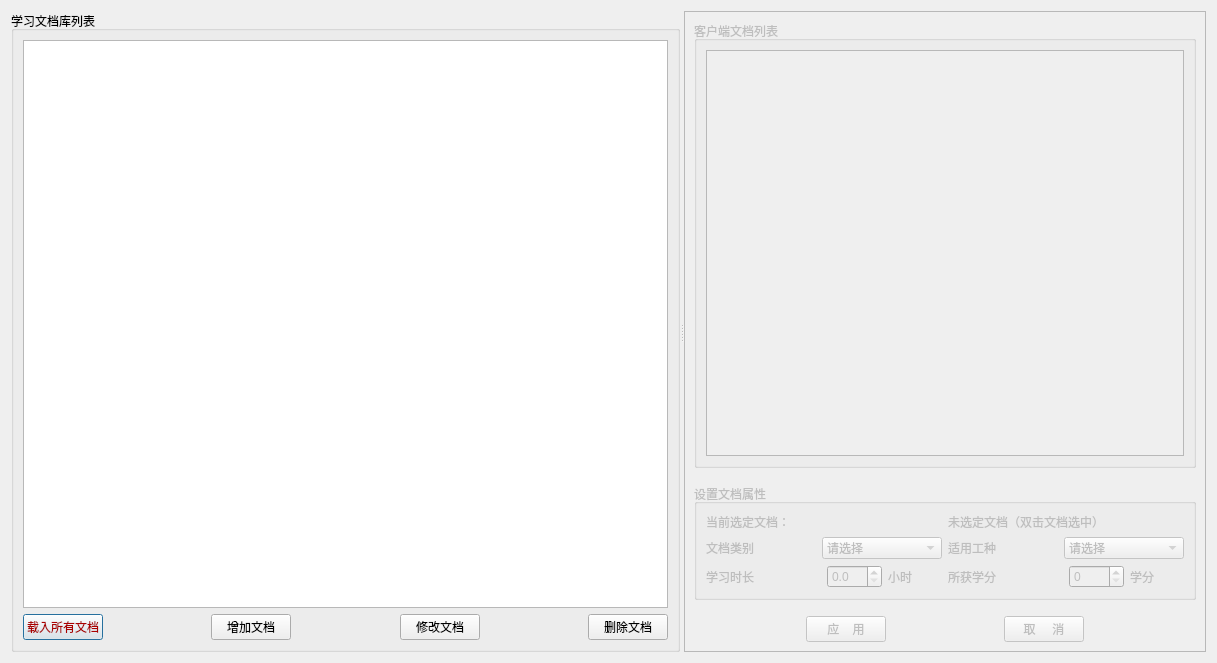
<?xml version="1.0" encoding="UTF-8"?>
<ui version="4.0">
 <class>doc_manage</class>
 <widget class="QDialog" name="doc_manage">
  <property name="geometry">
   <rect>
    <x>0</x>
    <y>0</y>
    <width>1217</width>
    <height>663</height>
   </rect>
  </property>
  <property name="windowTitle">
   <string>学习文档管理</string>
  </property>
  <property name="styleSheet">
   <string notr="true">font: 14pt &quot;宋体&quot;;</string>
  </property>
  <layout class="QGridLayout" name="gridLayout_5">
   <item row="0" column="0">
    <widget class="QSplitter" name="splitter">
     <property name="orientation">
      <enum>Qt::Horizontal</enum>
     </property>
     <widget class="QGroupBox" name="groupBox_3">
      <property name="minimumSize">
       <size>
        <width>451</width>
        <height>0</height>
       </size>
      </property>
      <property name="title">
       <string>学习文档库列表</string>
      </property>
      <layout class="QGridLayout" name="gridLayout_4">
       <item row="0" column="0">
        <layout class="QVBoxLayout" name="verticalLayout">
         <item>
          <widget class="QTableView" name="tableView">
           <property name="minimumSize">
            <size>
             <width>300</width>
             <height>0</height>
            </size>
           </property>
          </widget>
         </item>
         <item>
          <layout class="QHBoxLayout" name="horizontalLayout_7">
           <item>
            <widget class="QPushButton" name="pushButtonLoadAll">
             <property name="styleSheet">
              <string notr="true">color: rgb(170, 0, 0);
font: 75 ;</string>
             </property>
             <property name="text">
              <string>载入所有文档</string>
             </property>
            </widget>
           </item>
           <item>
            <spacer name="horizontalSpacer_3">
             <property name="orientation">
              <enum>Qt::Horizontal</enum>
             </property>
             <property name="sizeHint" stdset="0">
              <size>
               <width>18</width>
               <height>20</height>
              </size>
             </property>
            </spacer>
           </item>
           <item>
            <widget class="QPushButton" name="pushButton_adddoc">
             <property name="text">
              <string>增加文档</string>
             </property>
            </widget>
           </item>
           <item>
            <spacer name="horizontalSpacer_5">
             <property name="orientation">
              <enum>Qt::Horizontal</enum>
             </property>
             <property name="sizeHint" stdset="0">
              <size>
               <width>13</width>
               <height>20</height>
              </size>
             </property>
            </spacer>
           </item>
           <item>
            <widget class="QPushButton" name="pushButton_modifydoc">
             <property name="text">
              <string>修改文档</string>
             </property>
            </widget>
           </item>
           <item>
            <spacer name="horizontalSpacer_6">
             <property name="orientation">
              <enum>Qt::Horizontal</enum>
             </property>
             <property name="sizeHint" stdset="0">
              <size>
               <width>13</width>
               <height>20</height>
              </size>
             </property>
            </spacer>
           </item>
           <item>
            <widget class="QPushButton" name="pushButton_deldoc">
             <property name="text">
              <string>删除文档</string>
             </property>
            </widget>
           </item>
          </layout>
         </item>
        </layout>
       </item>
      </layout>
     </widget>
     <widget class="QFrame" name="frame">
      <property name="enabled">
       <bool>false</bool>
      </property>
      <property name="maximumSize">
       <size>
        <width>522</width>
        <height>16777215</height>
       </size>
      </property>
      <property name="frameShape">
       <enum>QFrame::StyledPanel</enum>
      </property>
      <property name="frameShadow">
       <enum>QFrame::Raised</enum>
      </property>
      <layout class="QGridLayout" name="gridLayout_3">
       <item row="0" column="0">
        <widget class="QGroupBox" name="groupBox_docdir">
         <property name="title">
          <string>客户端文档列表</string>
         </property>
         <layout class="QGridLayout" name="gridLayout_2">
          <item row="0" column="0">
           <widget class="QTreeView" name="treeView_docdir">
            <property name="toolTip">
             <string>双击选择文件</string>
            </property>
           </widget>
          </item>
         </layout>
        </widget>
       </item>
       <item row="2" column="0">
        <widget class="QGroupBox" name="groupBox_docattribute">
         <property name="title">
          <string>设置文档属性</string>
         </property>
         <layout class="QGridLayout" name="gridLayout">
          <item row="1" column="0">
           <layout class="QHBoxLayout" name="horizontalLayout_5">
            <item>
             <widget class="QLabel" name="label">
              <property name="text">
               <string>文档类别</string>
              </property>
             </widget>
            </item>
            <item>
             <spacer name="horizontalSpacer">
              <property name="orientation">
               <enum>Qt::Horizontal</enum>
              </property>
              <property name="sizeHint" stdset="0">
               <size>
                <width>40</width>
                <height>20</height>
               </size>
              </property>
             </spacer>
            </item>
            <item>
             <widget class="QComboBox" name="comboBox_doctype">
              <property name="minimumSize">
               <size>
                <width>120</width>
                <height>0</height>
               </size>
              </property>
              <item>
               <property name="text">
                <string>请选择</string>
               </property>
              </item>
             </widget>
            </item>
           </layout>
          </item>
          <item row="1" column="1">
           <layout class="QHBoxLayout" name="horizontalLayout_6">
            <item>
             <widget class="QLabel" name="label_6">
              <property name="text">
               <string>适用工种</string>
              </property>
             </widget>
            </item>
            <item>
             <spacer name="horizontalSpacer_2">
              <property name="orientation">
               <enum>Qt::Horizontal</enum>
              </property>
              <property name="sizeHint" stdset="0">
               <size>
                <width>40</width>
                <height>20</height>
               </size>
              </property>
             </spacer>
            </item>
            <item>
             <widget class="QComboBox" name="comboBox_usertype">
              <property name="minimumSize">
               <size>
                <width>120</width>
                <height>0</height>
               </size>
              </property>
              <item>
               <property name="text">
                <string>请选择</string>
               </property>
              </item>
              <item>
               <property name="text">
                <string>新员工</string>
               </property>
              </item>
              <item>
               <property name="text">
                <string>初级工</string>
               </property>
              </item>
              <item>
               <property name="text">
                <string>中级工</string>
               </property>
              </item>
              <item>
               <property name="text">
                <string>高级工</string>
               </property>
              </item>
              <item>
               <property name="text">
                <string>技师</string>
               </property>
              </item>
              <item>
               <property name="text">
                <string>高级技师</string>
               </property>
              </item>
             </widget>
            </item>
           </layout>
          </item>
          <item row="2" column="0">
           <layout class="QHBoxLayout" name="horizontalLayout_4">
            <item>
             <widget class="QLabel" name="label_2">
              <property name="text">
               <string>学习时长</string>
              </property>
             </widget>
            </item>
            <item>
             <layout class="QHBoxLayout" name="horizontalLayout">
              <item>
               <widget class="QDoubleSpinBox" name="doubleSpinBox_studytime">
                <property name="decimals">
                 <number>1</number>
                </property>
                <property name="maximum">
                 <double>24.000000000000000</double>
                </property>
               </widget>
              </item>
              <item>
               <widget class="QLabel" name="label_3">
                <property name="text">
                 <string>小时</string>
                </property>
               </widget>
              </item>
             </layout>
            </item>
           </layout>
          </item>
          <item row="2" column="1">
           <layout class="QHBoxLayout" name="horizontalLayout_3">
            <item>
             <widget class="QLabel" name="label_4">
              <property name="text">
               <string>所获学分</string>
              </property>
             </widget>
            </item>
            <item>
             <layout class="QHBoxLayout" name="horizontalLayout_2">
              <item>
               <widget class="QSpinBox" name="spinBox_studypoints"/>
              </item>
              <item>
               <widget class="QLabel" name="label_5">
                <property name="text">
                 <string>学分</string>
                </property>
               </widget>
              </item>
             </layout>
            </item>
           </layout>
          </item>
          <item row="0" column="0">
           <widget class="QLabel" name="label_7">
            <property name="maximumSize">
             <size>
              <width>125</width>
              <height>16777215</height>
             </size>
            </property>
            <property name="text">
             <string>当前选定文档：</string>
            </property>
           </widget>
          </item>
          <item row="0" column="1">
           <widget class="QLabel" name="label_docname">
            <property name="text">
             <string>未选定文档（双击文档选中）</string>
            </property>
           </widget>
          </item>
         </layout>
        </widget>
       </item>
       <item row="4" column="0">
        <layout class="QHBoxLayout" name="horizontalLayout_8">
         <item>
          <spacer name="horizontalSpacer_7">
           <property name="orientation">
            <enum>Qt::Horizontal</enum>
           </property>
           <property name="sizeHint" stdset="0">
            <size>
             <width>40</width>
             <height>20</height>
            </size>
           </property>
          </spacer>
         </item>
         <item>
          <widget class="QPushButton" name="pushButton_OK">
           <property name="text">
            <string>   应    用   </string>
           </property>
          </widget>
         </item>
         <item>
          <spacer name="horizontalSpacer_8">
           <property name="orientation">
            <enum>Qt::Horizontal</enum>
           </property>
           <property name="sizeHint" stdset="0">
            <size>
             <width>40</width>
             <height>20</height>
            </size>
           </property>
          </spacer>
         </item>
         <item>
          <widget class="QPushButton" name="pushButton_CANCEL">
           <property name="text">
            <string>  取     消  </string>
           </property>
          </widget>
         </item>
         <item>
          <spacer name="horizontalSpacer_9">
           <property name="orientation">
            <enum>Qt::Horizontal</enum>
           </property>
           <property name="sizeHint" stdset="0">
            <size>
             <width>40</width>
             <height>20</height>
            </size>
           </property>
          </spacer>
         </item>
        </layout>
       </item>
       <item row="3" column="0">
        <spacer name="verticalSpacer">
         <property name="orientation">
          <enum>Qt::Vertical</enum>
         </property>
         <property name="sizeType">
          <enum>QSizePolicy::Minimum</enum>
         </property>
         <property name="sizeHint" stdset="0">
          <size>
           <width>20</width>
           <height>10</height>
          </size>
         </property>
        </spacer>
       </item>
       <item row="1" column="0">
        <spacer name="verticalSpacer_2">
         <property name="orientation">
          <enum>Qt::Vertical</enum>
         </property>
         <property name="sizeType">
          <enum>QSizePolicy::Minimum</enum>
         </property>
         <property name="sizeHint" stdset="0">
          <size>
           <width>20</width>
           <height>10</height>
          </size>
         </property>
        </spacer>
       </item>
      </layout>
     </widget>
    </widget>
   </item>
  </layout>
 </widget>
 <resources/>
 <connections/>
</ui>
